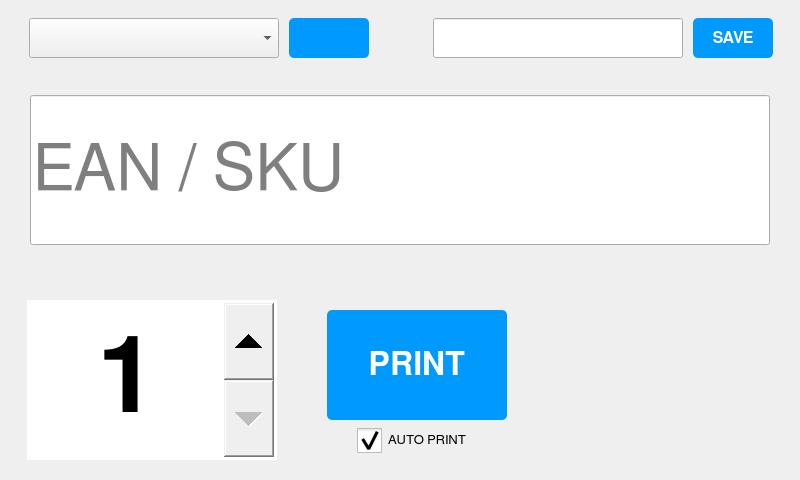
<?xml version="1.0" encoding="UTF-8"?>
<ui version="4.0">
 <class>MainWindow</class>
 <widget class="QMainWindow" name="MainWindow">
  <property name="geometry">
   <rect>
    <x>0</x>
    <y>0</y>
    <width>800</width>
    <height>480</height>
   </rect>
  </property>
  <property name="sizePolicy">
   <sizepolicy hsizetype="Fixed" vsizetype="Fixed">
    <horstretch>0</horstretch>
    <verstretch>0</verstretch>
   </sizepolicy>
  </property>
  <property name="minimumSize">
   <size>
    <width>800</width>
    <height>480</height>
   </size>
  </property>
  <property name="maximumSize">
   <size>
    <width>1920</width>
    <height>1080</height>
   </size>
  </property>
  <property name="font">
   <font>
    <pointsize>16</pointsize>
   </font>
  </property>
  <property name="windowTitle">
   <string>Barcode Label Printer</string>
  </property>
  <property name="windowIcon">
   <iconset>
    <normaloff>icon.ico</normaloff>icon.ico</iconset>
  </property>
  <widget class="QWidget" name="centralwidget">
   <layout class="QGridLayout" name="gridLayout">
    <item row="2" column="0">
     <widget class="QWidget" name="widget" native="true">
      <property name="sizePolicy">
       <sizepolicy hsizetype="Preferred" vsizetype="Preferred">
        <horstretch>0</horstretch>
        <verstretch>3</verstretch>
       </sizepolicy>
      </property>
      <property name="minimumSize">
       <size>
        <width>780</width>
        <height>200</height>
       </size>
      </property>
      <property name="maximumSize">
       <size>
        <width>780</width>
        <height>200</height>
       </size>
      </property>
      <layout class="QGridLayout" name="gridLayout_6">
       <item row="0" column="1">
        <widget class="scaledlabel" name="label_barcode" native="true">
         <property name="sizePolicy">
          <sizepolicy hsizetype="Fixed" vsizetype="Fixed">
           <horstretch>0</horstretch>
           <verstretch>0</verstretch>
          </sizepolicy>
         </property>
         <property name="minimumSize">
          <size>
           <width>220</width>
           <height>180</height>
          </size>
         </property>
         <property name="maximumSize">
          <size>
           <width>220</width>
           <height>180</height>
          </size>
         </property>
         <widget class="QWidget" name="widget_7" native="true">
          <property name="geometry">
           <rect>
            <x>-20</x>
            <y>0</y>
            <width>18</width>
            <height>253</height>
           </rect>
          </property>
          <property name="sizePolicy">
           <sizepolicy hsizetype="Maximum" vsizetype="Preferred">
            <horstretch>4</horstretch>
            <verstretch>0</verstretch>
           </sizepolicy>
          </property>
          <layout class="QGridLayout" name="gridLayout_8"/>
         </widget>
        </widget>
       </item>
       <item row="0" column="0">
        <widget class="QWidget" name="widget_6" native="true">
         <property name="sizePolicy">
          <sizepolicy hsizetype="Fixed" vsizetype="Fixed">
           <horstretch>0</horstretch>
           <verstretch>0</verstretch>
          </sizepolicy>
         </property>
         <property name="minimumSize">
          <size>
           <width>510</width>
           <height>180</height>
          </size>
         </property>
         <property name="maximumSize">
          <size>
           <width>510</width>
           <height>180</height>
          </size>
         </property>
         <widget class="QPushButton" name="btn_print">
          <property name="geometry">
           <rect>
            <x>300</x>
            <y>30</y>
            <width>180</width>
            <height>110</height>
           </rect>
          </property>
          <property name="sizePolicy">
           <sizepolicy hsizetype="Fixed" vsizetype="Fixed">
            <horstretch>0</horstretch>
            <verstretch>0</verstretch>
           </sizepolicy>
          </property>
          <property name="minimumSize">
           <size>
            <width>180</width>
            <height>110</height>
           </size>
          </property>
          <property name="maximumSize">
           <size>
            <width>180</width>
            <height>110</height>
           </size>
          </property>
          <property name="font">
           <font>
            <family>FreeSans</family>
            <pointsize>24</pointsize>
            <weight>75</weight>
            <bold>true</bold>
           </font>
          </property>
          <property name="cursor">
           <cursorShape>PointingHandCursor</cursorShape>
          </property>
          <property name="styleSheet">
           <string notr="true">background-color:#0099fe;color:#ffffff;border-radius:5px;</string>
          </property>
          <property name="text">
           <string>PRINT</string>
          </property>
         </widget>
         <widget class="QSpinBox" name="spin_copies">
          <property name="geometry">
           <rect>
            <x>0</x>
            <y>20</y>
            <width>250</width>
            <height>160</height>
           </rect>
          </property>
          <property name="sizePolicy">
           <sizepolicy hsizetype="Fixed" vsizetype="Fixed">
            <horstretch>0</horstretch>
            <verstretch>0</verstretch>
           </sizepolicy>
          </property>
          <property name="minimumSize">
           <size>
            <width>250</width>
            <height>160</height>
           </size>
          </property>
          <property name="maximumSize">
           <size>
            <width>250</width>
            <height>160</height>
           </size>
          </property>
          <property name="font">
           <font>
            <family>FreeSans</family>
            <pointsize>80</pointsize>
            <weight>75</weight>
            <bold>true</bold>
           </font>
          </property>
          <property name="cursor">
           <cursorShape>PointingHandCursor</cursorShape>
          </property>
          <property name="styleSheet">
           <string notr="true">QSpinBox::up-button{width:50px}
QSpinBox::down-button{width:50px}</string>
          </property>
          <property name="frame">
           <bool>true</bool>
          </property>
          <property name="alignment">
           <set>Qt::AlignCenter</set>
          </property>
          <property name="buttonSymbols">
           <enum>QAbstractSpinBox::UpDownArrows</enum>
          </property>
          <property name="minimum">
           <number>1</number>
          </property>
          <property name="maximum">
           <number>100</number>
          </property>
          <property name="value">
           <number>1</number>
          </property>
         </widget>
         <widget class="QCheckBox" name="check_autoprint">
          <property name="geometry">
           <rect>
            <x>330</x>
            <y>140</y>
            <width>125</width>
            <height>40</height>
           </rect>
          </property>
          <property name="sizePolicy">
           <sizepolicy hsizetype="Fixed" vsizetype="Fixed">
            <horstretch>0</horstretch>
            <verstretch>0</verstretch>
           </sizepolicy>
          </property>
          <property name="minimumSize">
           <size>
            <width>125</width>
            <height>40</height>
           </size>
          </property>
          <property name="maximumSize">
           <size>
            <width>125</width>
            <height>40</height>
           </size>
          </property>
          <property name="font">
           <font>
            <family>FreeSans</family>
            <pointsize>10</pointsize>
            <weight>50</weight>
            <bold>false</bold>
           </font>
          </property>
          <property name="styleSheet">
           <string notr="true">QCheckBox::indicator { width: 25px; height: 25px;}</string>
          </property>
          <property name="text">
           <string>AUTO PRINT</string>
          </property>
          <property name="checked">
           <bool>true</bool>
          </property>
         </widget>
        </widget>
       </item>
       <item row="1" column="1">
        <widget class="QLabel" name="label_not_found">
         <property name="sizePolicy">
          <sizepolicy hsizetype="Fixed" vsizetype="Fixed">
           <horstretch>0</horstretch>
           <verstretch>0</verstretch>
          </sizepolicy>
         </property>
         <property name="minimumSize">
          <size>
           <width>220</width>
           <height>25</height>
          </size>
         </property>
         <property name="maximumSize">
          <size>
           <width>220</width>
           <height>25</height>
          </size>
         </property>
         <property name="font">
          <font>
           <family>FreeSans</family>
           <pointsize>10</pointsize>
           <weight>50</weight>
           <bold>false</bold>
          </font>
         </property>
         <property name="styleSheet">
          <string notr="true">color:#444444</string>
         </property>
         <property name="frameShape">
          <enum>QFrame::NoFrame</enum>
         </property>
         <property name="frameShadow">
          <enum>QFrame::Plain</enum>
         </property>
         <property name="text">
          <string/>
         </property>
         <property name="alignment">
          <set>Qt::AlignCenter</set>
         </property>
        </widget>
       </item>
      </layout>
     </widget>
    </item>
    <item row="1" column="0">
     <widget class="QWidget" name="widget_5" native="true">
      <property name="sizePolicy">
       <sizepolicy hsizetype="Fixed" vsizetype="Fixed">
        <horstretch>0</horstretch>
        <verstretch>0</verstretch>
       </sizepolicy>
      </property>
      <property name="minimumSize">
       <size>
        <width>780</width>
        <height>200</height>
       </size>
      </property>
      <property name="maximumSize">
       <size>
        <width>780</width>
        <height>200</height>
       </size>
      </property>
      <property name="font">
       <font>
        <pointsize>14</pointsize>
       </font>
      </property>
      <widget class="QLineEdit" name="read_product">
       <property name="enabled">
        <bool>true</bool>
       </property>
       <property name="geometry">
        <rect>
         <x>20</x>
         <y>30</y>
         <width>740</width>
         <height>150</height>
        </rect>
       </property>
       <property name="sizePolicy">
        <sizepolicy hsizetype="Fixed" vsizetype="Fixed">
         <horstretch>0</horstretch>
         <verstretch>0</verstretch>
        </sizepolicy>
       </property>
       <property name="minimumSize">
        <size>
         <width>740</width>
         <height>150</height>
        </size>
       </property>
       <property name="maximumSize">
        <size>
         <width>740</width>
         <height>150</height>
        </size>
       </property>
       <property name="font">
        <font>
         <family>FreeSans</family>
         <pointsize>48</pointsize>
         <weight>50</weight>
         <italic>false</italic>
         <bold>false</bold>
         <strikeout>false</strikeout>
         <kerning>false</kerning>
        </font>
       </property>
       <property name="contextMenuPolicy">
        <enum>Qt::NoContextMenu</enum>
       </property>
       <property name="text">
        <string/>
       </property>
       <property name="maxLength">
        <number>30</number>
       </property>
       <property name="frame">
        <bool>true</bool>
       </property>
       <property name="cursorPosition">
        <number>0</number>
       </property>
       <property name="alignment">
        <set>Qt::AlignLeading|Qt::AlignLeft|Qt::AlignVCenter</set>
       </property>
       <property name="readOnly">
        <bool>false</bool>
       </property>
       <property name="placeholderText">
        <string>EAN / SKU</string>
       </property>
      </widget>
     </widget>
    </item>
    <item row="0" column="0">
     <widget class="QWidget" name="widget_2" native="true">
      <property name="sizePolicy">
       <sizepolicy hsizetype="Preferred" vsizetype="Preferred">
        <horstretch>0</horstretch>
        <verstretch>2</verstretch>
       </sizepolicy>
      </property>
      <property name="minimumSize">
       <size>
        <width>780</width>
        <height>50</height>
       </size>
      </property>
      <property name="maximumSize">
       <size>
        <width>780</width>
        <height>50</height>
       </size>
      </property>
      <layout class="QGridLayout" name="gridLayout_2">
       <item row="0" column="1">
        <widget class="QWidget" name="widget_3" native="true">
         <property name="sizePolicy">
          <sizepolicy hsizetype="Fixed" vsizetype="Fixed">
           <horstretch>0</horstretch>
           <verstretch>0</verstretch>
          </sizepolicy>
         </property>
         <property name="minimumSize">
          <size>
           <width>380</width>
           <height>40</height>
          </size>
         </property>
         <property name="maximumSize">
          <size>
           <width>380</width>
           <height>40</height>
          </size>
         </property>
         <widget class="QLineEdit" name="box_url">
          <property name="geometry">
           <rect>
            <x>30</x>
            <y>0</y>
            <width>250</width>
            <height>40</height>
           </rect>
          </property>
          <property name="sizePolicy">
           <sizepolicy hsizetype="Fixed" vsizetype="Fixed">
            <horstretch>0</horstretch>
            <verstretch>0</verstretch>
           </sizepolicy>
          </property>
          <property name="minimumSize">
           <size>
            <width>250</width>
            <height>40</height>
           </size>
          </property>
          <property name="maximumSize">
           <size>
            <width>250</width>
            <height>40</height>
           </size>
          </property>
          <property name="font">
           <font>
            <family>FreeSans</family>
            <pointsize>10</pointsize>
            <weight>50</weight>
            <italic>false</italic>
            <bold>false</bold>
           </font>
          </property>
         </widget>
         <widget class="QPushButton" name="btn_save">
          <property name="geometry">
           <rect>
            <x>290</x>
            <y>0</y>
            <width>80</width>
            <height>40</height>
           </rect>
          </property>
          <property name="sizePolicy">
           <sizepolicy hsizetype="Fixed" vsizetype="Fixed">
            <horstretch>0</horstretch>
            <verstretch>0</verstretch>
           </sizepolicy>
          </property>
          <property name="minimumSize">
           <size>
            <width>80</width>
            <height>40</height>
           </size>
          </property>
          <property name="maximumSize">
           <size>
            <width>80</width>
            <height>40</height>
           </size>
          </property>
          <property name="font">
           <font>
            <family>FreeSans</family>
            <pointsize>12</pointsize>
            <weight>75</weight>
            <bold>true</bold>
           </font>
          </property>
          <property name="cursor">
           <cursorShape>PointingHandCursor</cursorShape>
          </property>
          <property name="styleSheet">
           <string notr="true">background-color:#0099fe;color:#ffffff;border-radius:5px;</string>
          </property>
          <property name="text">
           <string>SAVE</string>
          </property>
         </widget>
        </widget>
       </item>
       <item row="0" column="0">
        <widget class="QWidget" name="widget_4" native="true">
         <property name="sizePolicy">
          <sizepolicy hsizetype="Fixed" vsizetype="Fixed">
           <horstretch>0</horstretch>
           <verstretch>0</verstretch>
          </sizepolicy>
         </property>
         <property name="minimumSize">
          <size>
           <width>380</width>
           <height>40</height>
          </size>
         </property>
         <property name="maximumSize">
          <size>
           <width>380</width>
           <height>40</height>
          </size>
         </property>
         <widget class="QComboBox" name="combo_printers">
          <property name="geometry">
           <rect>
            <x>10</x>
            <y>0</y>
            <width>250</width>
            <height>40</height>
           </rect>
          </property>
          <property name="sizePolicy">
           <sizepolicy hsizetype="Fixed" vsizetype="Fixed">
            <horstretch>0</horstretch>
            <verstretch>0</verstretch>
           </sizepolicy>
          </property>
          <property name="minimumSize">
           <size>
            <width>250</width>
            <height>40</height>
           </size>
          </property>
          <property name="maximumSize">
           <size>
            <width>250</width>
            <height>40</height>
           </size>
          </property>
          <property name="font">
           <font>
            <family>FreeSans</family>
            <pointsize>10</pointsize>
            <weight>50</weight>
            <bold>false</bold>
           </font>
          </property>
          <property name="cursor">
           <cursorShape>PointingHandCursor</cursorShape>
          </property>
         </widget>
         <widget class="QPushButton" name="btn_refresh">
          <property name="geometry">
           <rect>
            <x>270</x>
            <y>0</y>
            <width>80</width>
            <height>40</height>
           </rect>
          </property>
          <property name="sizePolicy">
           <sizepolicy hsizetype="Fixed" vsizetype="Fixed">
            <horstretch>0</horstretch>
            <verstretch>0</verstretch>
           </sizepolicy>
          </property>
          <property name="minimumSize">
           <size>
            <width>80</width>
            <height>40</height>
           </size>
          </property>
          <property name="maximumSize">
           <size>
            <width>80</width>
            <height>40</height>
           </size>
          </property>
          <property name="font">
           <font>
            <pointsize>30</pointsize>
            <weight>75</weight>
            <bold>true</bold>
           </font>
          </property>
          <property name="cursor">
           <cursorShape>PointingHandCursor</cursorShape>
          </property>
          <property name="styleSheet">
           <string notr="true">background-color:#0099fe;color:#ffffff;border-radius:5px;</string>
          </property>
          <property name="text">
           <string/>
          </property>
          <property name="icon">
           <iconset>
            <normaloff>refresh.png</normaloff>refresh.png</iconset>
          </property>
          <property name="iconSize">
           <size>
            <width>20</width>
            <height>20</height>
           </size>
          </property>
         </widget>
        </widget>
       </item>
      </layout>
     </widget>
    </item>
   </layout>
  </widget>
 </widget>
 <customwidgets>
  <customwidget>
   <class>scaledlabel</class>
   <extends>QWidget</extends>
   <header>scaledlabel.h</header>
   <container>1</container>
  </customwidget>
 </customwidgets>
 <resources/>
 <connections/>
</ui>
